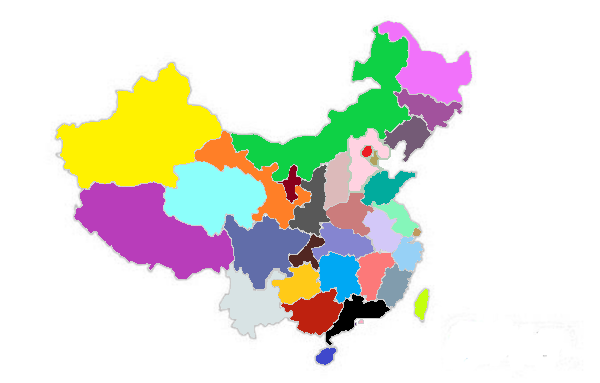
#> input picture map_colored.png, 600 x 383 px
$ python posits.py
#> lines starting #> are read from the running program, lines starting #| are printed output that depends on the picture
""" Positions sets. """
import sys
from time import perf_counter
from typing import Union
import cv2
import numpy


def print_info(msg: str) -> None:
    """
        @brief Print information.
        This function is only use for posits.py(posits).
        @param msg The message need to print.
    """
    print("POSIT-LOAD: " + msg)


def print_errs(msg: str) -> None:
    """
        @brief Print errors.
        This function is only use for posits.py(posits).
        @param msg The message need to print.
    """
    print("POSIT-LOAD: " + msg)


def print_scroll(start_time_perf_counter: float, all: Union[int, float], now: Union[int, float], length: int = 50):
    time = perf_counter() - start_time_perf_counter
    time = int(time)
    hour = time // 3600
    minute = time % 3600 // 60
    second = time % 60
    timestr = str(hour).zfill(1) + ":" + str(minute).zfill(2) + \
        ":" + str(second).zfill(2)
    print(
        "|" + "-" * int(length / 100 * int(now / all * 100)) +
        "|" + str(int(now / all * 100)) + "% " + timestr + "\r",
        end='')


print_info("Loading ...")

# TODO:初始化数据
try:
    COLORS = {
        "湖北": (133, 133, 208),
        "湖南": (0, 168, 243),
        "河北": (255, 210, 225),
        "河南": (203, 124, 124),
        "广西": (190, 33, 15),
        "广东": (0, 0, 0),
        "内蒙古": (14, 209, 69),
        "新疆": (255, 242, 0),
        "西藏": (184, 61, 186),
        "宁夏": (136, 0, 27),
        "福建": (129, 156, 173),
        "吉林": (162, 82, 157),
        "安徽": (211, 200, 248),
        "浙江": (151, 209, 246),
        "云南": (216, 227, 228),
        "贵州": (255, 202, 24),
        "辽宁": (116, 91, 118),
        "黑龙江": (241, 114, 250),
        "四川": (97, 109, 169),
        "青海": (140, 255, 251),
        "甘肃": (255, 127, 39),
        "山西": (220, 186, 186),
        "陕西": (88, 88, 88),
        "山东": (1, 171, 157),
        "海南": (63, 72, 204),
        "台湾": (196, 255, 14),
        "香港": (255, 174, 200),
        "澳门": (90, 49, 127),
        "江苏": (133, 246, 186),
        "北京": (236, 28, 36),
        "天津": (177, 162, 92),
        "上海": (192, 153, 94),
        "重庆": (82, 39, 34),
        "江西": (252, 121, 121)
    }
    AREAS_L = list(COLORS.keys())
    COLORS_L = []
    for key in COLORS:
        COLORS_L.append(COLORS[key])
    POS = {
        "湖北": [],
        "湖南": [],
        "河北": [],
        "河南": [],
        "广西": [],
        "广东": [],
        "内蒙古": [],
        "新疆": [],
        "西藏": [],
        "宁夏": [],
        "福建": [],
        "吉林": [],
        "安徽": [],
        "浙江": [],
        "云南": [],
        "贵州": [],
        "辽宁": [],
        "黑龙江": [],
        "四川": [],
        "青海": [],
        "甘肃": [],
        "山西": [],
        "陕西": [],
        "山东": [],
        "海南": [],
        "台湾": [],
        "香港": [],
        "澳门": [],
        "江苏": [],
        "北京": [],
        "天津": [],
        "上海": [],
        "重庆": [],
        "江西": [],
    }
    TEXTS_POS = {
        "新疆": (127, 140),
        "西藏": (140, 238),
        "青海": (210, 190),
        "甘肃": (271, 202),
        "内蒙古": (361, 110),
        "宁夏": (282, 180),
        "陕西": (299, 211),
        "四川": (256, 241),
        "云南": (245, 302),
        "贵州": (290, 280),
        "广西": (306, 309),
        "重庆": (296, 250),
        "湖南": (328, 265),
        "广东": (348, 304),
        "澳门": (349, 334),
        "香港": (368, 323),
        "湖北": (333, 235),
        "江西": (362, 262),
        "福建": (384, 279),
        "浙江": (396, 250),
        "安徽": (373, 233),
        "江苏": (393, 221),
        "上海": (424, 230),
        "河南": (339, 209),
        "山东": (371, 183),
        "山西": (325, 178),
        "河北": (351, 165),
        "北京": (360, 135),
        "天津": (382, 159),
        "辽宁": (400, 126),
        "吉林": (413, 99),
        "黑龙江": (421, 69),
        "台湾": (435, 301),
        "海南": (341, 352)
    }
    SPEC_STATIC = [
        "上海",
        "香港",
        "澳门",
        "海南",
        "台湾",
        "天津"
    ]
    SPEC_HONGKONG = []
    SPEC_MACAO = []
    START = perf_counter()
    pic = cv2.imread("map_colored.png")
#> pic is the input picture: shape (383, 600, 3); mean B, G, R 216.7, 226.9, 227.3
    hongkong = cv2.imread("map_hongkong.png")
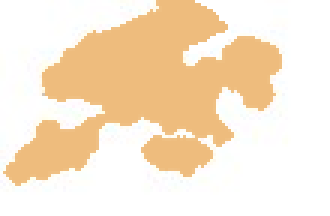
#> input picture map_hongkong.png, 110 x 72 px (shown 3 times larger)
#> hongkong is the input picture: shape (72, 110, 3); mean B, G, R 207.2, 230.5, 248.5
    macao = cv2.imread("map_macao_2.png")
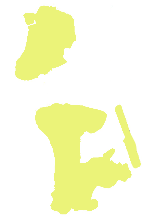
#> input picture map_macao_2.png, 150 x 222 px
#> macao is the input picture: shape (222, 150, 3); mean B, G, R 218.4, 251.7, 249.5
    array = numpy.array(pic)
    hongkongarr = numpy.array(hongkong)
    macaoarr = numpy.array(macao)
    cnt = 0
    for row in range(383):
        for step in range(50):
            for col in range(step * 12, step * 12 + 12):
                clr = array[row][col]
                new_clr = (clr[2], clr[1], clr[0])
                if new_clr in list(COLORS_L):
                    index = list(COLORS_L).index(new_clr)
                    POS[list(AREAS_L)[index]].append([col, row])
                cnt += 1
                if cnt % 2500 == 0:
                    print_scroll(START, 271020, cnt, 40)
#> after the loop, cnt = 229800
    for row in range(72):
        for col in range(110):
            clr = hongkongarr[row][col]
            new_clr = (clr[2], clr[1], clr[0])
            if new_clr == (238, 188, 125):
                SPEC_HONGKONG.append([col, row])
            cnt += 1
            if cnt % 2500 == 0:
                print_scroll(START, 271020, cnt, 40)
#> this loop made 72 passes
#| |---------------------------------|84% 0:00:06
#| |----------------------------------|85% 0:00:06
#| |----------------------------------|86% 0:00:06
#| |----------------------------------|87% 0:00:06
#> after the loop, SPEC_HONGKONG = 2533 pairs, first value 2 to 92, second value 0 to 60; cnt = 237720
    for row in range(222):
        for col in range(150):
            clr = macaoarr[row][col]
            new_clr = (clr[2], clr[1], clr[0])
            if new_clr == (235, 243, 121):
                SPEC_MACAO.append([col, row])
            cnt += 1
            if cnt % 2500 == 0 or cnt == 271020:
                print_scroll(START, 271020, cnt, 40)
#> this loop made 222 passes
#| |-----------------------------------|88% 0:00:06
#| |-----------------------------------|89% 0:00:06
#| |------------------------------------|90% 0:00:06
#| |------------------------------------|91% 0:00:06
#| |------------------------------------|92% 0:00:06
#| |-------------------------------------|93% 0:00:06
#| |-------------------------------------|94% 0:00:06
#| |--------------------------------------|95% 0:00:06
#> (further printed lines are left out)
#> after the loop, SPEC_MACAO = 8833 pairs, first value 15 to 140, second value 6 to 213; cnt = 271020
    # TODO:结束
    print()
    print_info("POSIT-LOAD: Done. ")
    del [
        START,
        array,
        clr,
        cnt,
        col,
        hongkong,
        hongkongarr,
        index,
        key,
        macao,
        macaoarr,
        new_clr,
        pic,
        row,
        step
    ]
except Exception as e:
    print_errs(str(e))
    sys.exit()
